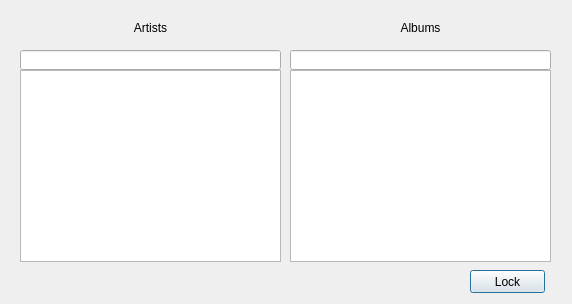
<?xml version="1.0" encoding="UTF-8"?>
<ui version="4.0">
 <class>Dialog</class>
 <widget class="QDialog" name="Dialog">
  <property name="geometry">
   <rect>
    <x>0</x>
    <y>0</y>
    <width>572</width>
    <height>304</height>
   </rect>
  </property>
  <property name="windowTitle">
   <string>Dialog</string>
  </property>
  <widget class="QLabel" name="label">
   <property name="geometry">
    <rect>
     <x>20</x>
     <y>20</y>
     <width>261</width>
     <height>16</height>
    </rect>
   </property>
   <property name="text">
    <string>Artists</string>
   </property>
   <property name="alignment">
    <set>Qt::AlignCenter</set>
   </property>
  </widget>
  <widget class="QListWidget" name="listWidget">
   <property name="geometry">
    <rect>
     <x>20</x>
     <y>70</y>
     <width>261</width>
     <height>192</height>
    </rect>
   </property>
   <property name="horizontalScrollBarPolicy">
    <enum>Qt::ScrollBarAlwaysOff</enum>
   </property>
  </widget>
  <widget class="QListWidget" name="listWidget_2">
   <property name="geometry">
    <rect>
     <x>290</x>
     <y>70</y>
     <width>261</width>
     <height>192</height>
    </rect>
   </property>
   <property name="horizontalScrollBarPolicy">
    <enum>Qt::ScrollBarAlwaysOff</enum>
   </property>
  </widget>
  <widget class="QLabel" name="label_2">
   <property name="geometry">
    <rect>
     <x>290</x>
     <y>20</y>
     <width>261</width>
     <height>16</height>
    </rect>
   </property>
   <property name="text">
    <string>Albums</string>
   </property>
   <property name="alignment">
    <set>Qt::AlignCenter</set>
   </property>
  </widget>
  <widget class="QLineEdit" name="lineEdit">
   <property name="geometry">
    <rect>
     <x>20</x>
     <y>50</y>
     <width>261</width>
     <height>20</height>
    </rect>
   </property>
  </widget>
  <widget class="QLineEdit" name="lineEdit_2">
   <property name="geometry">
    <rect>
     <x>290</x>
     <y>50</y>
     <width>261</width>
     <height>20</height>
    </rect>
   </property>
  </widget>
  <widget class="QPushButton" name="pushButton">
   <property name="geometry">
    <rect>
     <x>470</x>
     <y>270</y>
     <width>75</width>
     <height>23</height>
    </rect>
   </property>
   <property name="text">
    <string>Lock</string>
   </property>
  </widget>
 </widget>
 <resources/>
 <connections/>
</ui>
